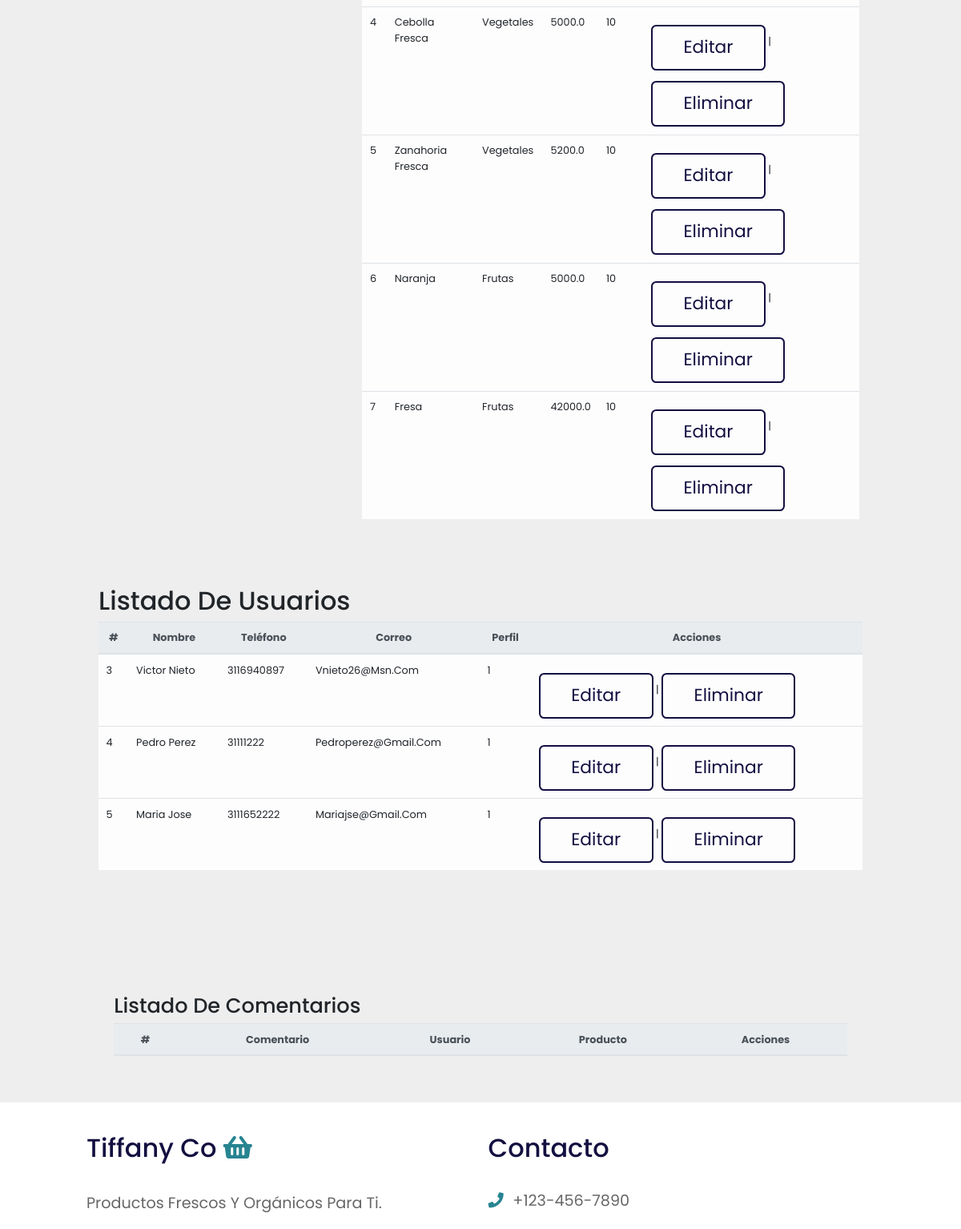
The page /home (signed in, middle part) on the database as committed earlier.
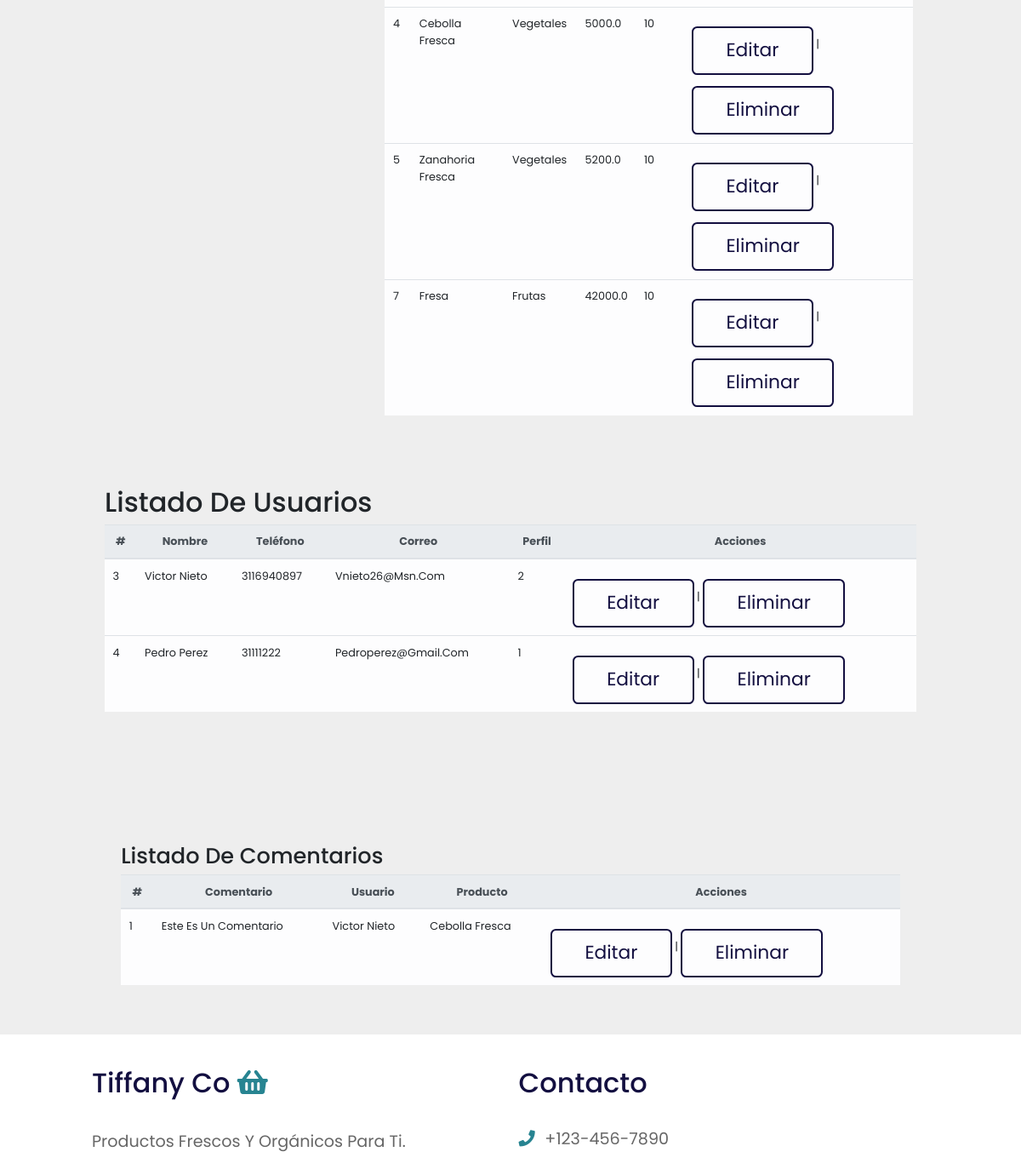
The same page on the database as committed later.
### app.py (models this page shows)
class Products(db.Model):
    id = db.Column(db.Integer, primary_key=True)
    producto = db.Column(db.String(150), nullable=False)
    categoria = db.Column(db.String(50), nullable=False)
    precio = db.Column(db.Float, default = 0.0)
    stock = db.Column(db.Integer, default=0)
    comentario = db.relationship('Comentarios', backref='products')

class Users(db.Model):
    id = db.Column(db.Integer, primary_key=True)
    nombre = db.Column(db.String(150), nullable=False)
    telefono = db.Column(db.String(20), nullable=False)
    email = db.Column(db.String(100), unique=True, nullable=False)
    password = db.Column(db.String(80), nullable=False)
    perfil = db.Column(db.String(1), default='1')
    comentario = db.relationship("Comentarios", backref="users")

class Comentarios(db.Model):
    id = db.Column(db.Integer, primary_key=True)
    comentario = db.Column(db.String(300), nullable=False)
    id_user = db.Column(db.Integer, db.ForeignKey('users.id'), nullable=False)
    id_producto = db.Column(db.Integer, db.ForeignKey('products.id'), nullable=False)

### app.py (the view)
@ app.route('/home')
def home():
    if 'username' in session:
        productos = Products.query.all()
        users = Users.query.all()
        comentarios = Comentarios.query.all()
        return render_template('home.html', productos=productos, users=users, comentarios= comentarios)
    return redirect('/')

### templates/home.html (shortened to what this page needs)
<!DOCTYPE html>
<html lang="en">
<head>
    <link rel="stylesheet" href="https://unpkg.com/swiper@7/swiper-bundle.min.css" />
    <link rel="stylesheet" href="https://cdnjs.cloudflare.com/ajax/libs/font-awesome/5.15.4/css/all.min.css">
    <link rel="stylesheet" href="https://maxcdn.bootstrapcdn.com/bootstrap/4.0.0/css/bootstrap.min.css">
    <link rel="stylesheet" href="{{url_for('static', filename='css/style.css') }}">
</head>
<body>
    <section class="products" id="products">
        <div class="container p-4 mt-4">
            <div class="row">
                <div class="col-4">
                </div>
                <div class="col-8">
                    <table class="table table-light">
                        <tbody>
                            {% for product in productos %}
                            <tr>
                                <td>{{product.id}}</td>
                                <td>{{product.producto}}</td>
                                <td>{{product.categoria}}</td>
                                <td>{{product.precio}}</td>
                                <td>{{product.stock}}</td>
                                <td>
                                    <a class="btn btn-warning" href="/home/edit_product/{{product.id}}">Editar</a> |
                                    <a onclick="return confirm('¿Desea borrar el producto?')" class="btn btn-danger"
                                        href="/home/delete_product/{{product.id}}">Eliminar</a>
                                </td>
                            </tr>
                            {% endfor %}
                        </tbody>
                    </table>
                </div>
            </div>
        </div>
    </section>
    <section class="usuarios" id="usuarios">
        <div class="container">
            <div class="row">
                <div class="col">
                    <h1>Listado de Usuarios</h1>
                    <table class="table table-light">
                        <thead class="thead-light">
                            <tr style="text-align: center">
                                <th>#</th>
                                <th>Nombre</th>
                                <th>Teléfono</th>
                                <th>Correo</th>
                                <th>Perfil</th>
                                <th>Acciones</th>
                            </tr>
                        </thead>
                        <tbody>
                            {% for user in users %}
                            <tr>
                                <td>{{user.id}}</td>
                                <td>{{user.nombre}}</td>
                                <td>{{user.telefono}}</td>
                                <td>{{user.email}}</td>
                                <td>{{user.perfil}}</td>
                                <td>
                                    <a class="btn btn-warning" href="/home/edit_user/{{user.id}}">Editar</a> |
                                    <a onclick="return confirm('¿Desea borrar el producto?')" class="btn btn-danger"
                                        href="/home/delete_user/{{user.id}}">Eliminar</a>
                                </td>
                            </tr>
                            {% endfor %}
                        </tbody>
                    </table>
                </div>
            </div>
        </div>
    </section>
    <section class="review" id="review">
    </section>
    <section class="review" id="review">
        <div class="container p-4 mt-4">
                <div class="col">
                    <h2>Listado de Comentarios</h2>
                    <table class="table table-light">
                        <thead class="thead-light">
                            <tr style="text-align: center">
                                <th>#</th>
                                <th>Comentario</th>
                                <th>Usuario</th>
                                <th>Producto</th>
                                <th>Acciones</th>
                            </tr>
                        </thead>
                        <tbody>
                            {% for comenta in comentarios %}
                            <tr>
                                <td>{{comenta.id}}</td>
                                <td>{{comenta.comentario}}</td>
                                <td>{{comenta.users.nombre}}</td>
                                <td>{{comenta.products.producto}}</td>
                                <td>
                                    <a class="btn btn-warning" href="/home/edit_comenta/{{comenta.id}}">Editar</a> |
                                    <a onclick="return confirm('¿Desea borrar el producto?')" class="btn btn-danger"
                                        href="/home/delete_comenta/{{comenta.id}}">Eliminar</a>
                                </td>
                            </tr>
                            {% endfor %}
                        </tbody>
                    </table>
                </div>
            </div>
    </section>
    <section class="footer">
        <div class="box-container">
            <div class="box">
                <h3> Tiffany co <i class="fas fa-shopping-basket"></i> </h3>
                <p>Productos frescos y orgánicos para ti.</p>
            </div>
            <div class="box">
                <h3>Contacto</h3>
                <a href="#" class="links"> <i class="fas fa-phone"></i> +123-456-7890 </a>
                <a href="#" class="links">  +111-222-3333 </a>
            </div>
        </div>
    </section>
</body>
</html>

### static/css/style.css (style rules this page uses)
:root { --orange:#278491; --black:#130f40; --light-color:#666; --box-shadow:0 .5rem 1.5rem rgba(0,0,0,.1); --border:.2rem solid rgba(0,0,0,.1); --outline:.1rem solid rgba(0,0,0,.1); --outline-hover:.2rem solid var(--black); }
* { font-family: 'Poppins', sans-serif; margin:0; padding:0; box-sizing: border-box; outline: none; border:none; text-decoration: none; text-transform: capitalize; transition: all .2s linear; }
html { font-size: 80%; overflow-x: hidden; scroll-behavior: smooth; scroll-padding-top: 7rem; }
body { background:#eee; }
section { padding:2rem 9%; }
.btn { margin-top: 1rem; display: inline-block; padding:.8rem 3rem; font-size: 1.7rem; border-radius: .5rem; border:.2rem solid var(--black); color:var(--black); cursor: pointer; background: none; }
.footer { background: #fff; }
.footer .box-container { display: grid; grid-template-columns: repeat(auto-fit, minmax(25rem, 1fr)); gap:1.5rem; }
.footer .box-container .box h3 { font-size: 2.5rem; color:var(--black); padding:1rem 0; }
.footer .box-container .box h3 i { color:var(--orange); }
.footer .box-container .box .links { display: block; font-size: 1.5rem; color:var(--light-color); padding:1rem 0; }
.footer .box-container .box .links i { color:var(--orange); padding-right: .5rem; }
.footer .box-container .box p { line-height: 1.8; font-size: 1.5rem; color:var(--light-color); padding:1rem 0; }

Rows that differ between the two databases and show on the page:
removed Products: id "6", producto "Naranja", categoria "Frutas", precio "5000.0", stock "10"
removed Users: id "5", nombre "Maria Jose", telefono "3111652222", email "Mariajse@gmail.com", perfil "1"
changed Users "Victor Nieto": perfil "1" → "2"
added Comentarios: id "1", comentario "Este Es Un Comentario", users.nombre "Victor Nieto", products.producto "Cebolla Fresca"
